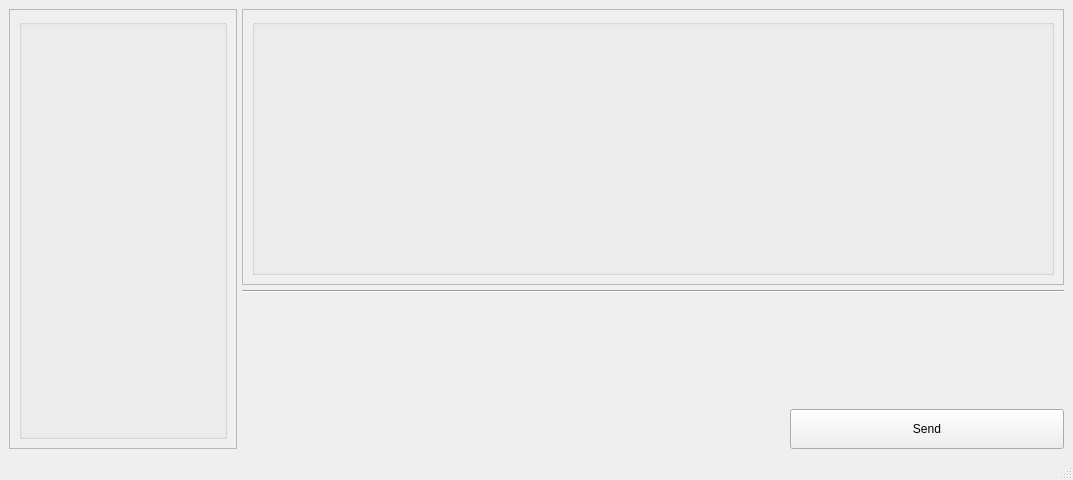
<?xml version="1.0" encoding="UTF-8"?>
<ui version="4.0">
 <class>MainWindow</class>
 <widget class="QMainWindow" name="MainWindow">
  <property name="geometry">
   <rect>
    <x>0</x>
    <y>0</y>
    <width>1073</width>
    <height>480</height>
   </rect>
  </property>
  <property name="minimumSize">
   <size>
    <width>715</width>
    <height>480</height>
   </size>
  </property>
  <property name="windowTitle">
   <string>MainWindow</string>
  </property>
  <widget class="QWidget" name="centralwidget">
   <layout class="QHBoxLayout" name="horizontalLayout_2" stretch="1,2">
    <property name="spacing">
     <number>5</number>
    </property>
    <item>
     <layout class="QVBoxLayout" name="verticalLayout">
      <item>
       <widget class="QScrollArea" name="scrollArea">
        <property name="minimumSize">
         <size>
          <width>228</width>
          <height>228</height>
         </size>
        </property>
        <property name="maximumSize">
         <size>
          <width>228</width>
          <height>10000000</height>
         </size>
        </property>
        <property name="widgetResizable">
         <bool>true</bool>
        </property>
        <widget class="QWidget" name="scrollAreaWidgetContents">
         <property name="geometry">
          <rect>
           <x>0</x>
           <y>0</y>
           <width>226</width>
           <height>409</height>
          </rect>
         </property>
         <property name="maximumSize">
          <size>
           <width>228</width>
           <height>1999999</height>
          </size>
         </property>
         <layout class="QVBoxLayout" name="verticalLayout_4">
          <item>
           <widget class="QGroupBox" name="groupBox">
            <property name="title">
             <string/>
            </property>
            <property name="flat">
             <bool>false</bool>
            </property>
            <layout class="QVBoxLayout" name="verticalLayout_3">
             <item>
              <layout class="QFormLayout" name="formLayout"/>
             </item>
            </layout>
           </widget>
          </item>
         </layout>
        </widget>
       </widget>
      </item>
     </layout>
    </item>
    <item>
     <layout class="QVBoxLayout" name="verticalLayout_2" stretch="5,0,2,1">
      <item>
       <widget class="QScrollArea" name="msg_scrollArea">
        <property name="verticalScrollBarPolicy">
         <enum>Qt::ScrollBarAsNeeded</enum>
        </property>
        <property name="horizontalScrollBarPolicy">
         <enum>Qt::ScrollBarAlwaysOff</enum>
        </property>
        <property name="widgetResizable">
         <bool>true</bool>
        </property>
        <widget class="QWidget" name="scrollAreaWidgetContents_2">
         <property name="geometry">
          <rect>
           <x>0</x>
           <y>0</y>
           <width>692</width>
           <height>233</height>
          </rect>
         </property>
         <layout class="QVBoxLayout" name="verticalLayout_6">
          <item>
           <widget class="QGroupBox" name="msg_groupBox">
            <property name="title">
             <string notr="true"/>
            </property>
            <property name="flat">
             <bool>true</bool>
            </property>
            <property name="checkable">
             <bool>false</bool>
            </property>
            <layout class="QVBoxLayout" name="verticalLayout_5" stretch="4">
             <item>
              <layout class="QVBoxLayout" name="msg_layout">
               <property name="spacing">
                <number>-1</number>
               </property>
               <property name="sizeConstraint">
                <enum>QLayout::SetMaximumSize</enum>
               </property>
               <property name="leftMargin">
                <number>0</number>
               </property>
               <property name="bottomMargin">
                <number>0</number>
               </property>
              </layout>
             </item>
            </layout>
           </widget>
          </item>
         </layout>
        </widget>
       </widget>
      </item>
      <item>
       <widget class="Line" name="line">
        <property name="orientation">
         <enum>Qt::Horizontal</enum>
        </property>
       </widget>
      </item>
      <item>
       <layout class="QHBoxLayout" name="text_layout">
        <property name="topMargin">
         <number>0</number>
        </property>
        <property name="rightMargin">
         <number>10</number>
        </property>
       </layout>
      </item>
      <item>
       <layout class="QHBoxLayout" name="horizontalLayout" stretch="4,2">
        <property name="leftMargin">
         <number>0</number>
        </property>
        <property name="topMargin">
         <number>0</number>
        </property>
        <item>
         <spacer name="horizontalSpacer">
          <property name="orientation">
           <enum>Qt::Horizontal</enum>
          </property>
          <property name="sizeHint" stdset="0">
           <size>
            <width>40</width>
            <height>20</height>
           </size>
          </property>
         </spacer>
        </item>
        <item>
         <widget class="QPushButton" name="send_btn">
          <property name="minimumSize">
           <size>
            <width>100</width>
            <height>40</height>
           </size>
          </property>
          <property name="text">
           <string>Send</string>
          </property>
         </widget>
        </item>
       </layout>
      </item>
     </layout>
    </item>
   </layout>
  </widget>
  <widget class="QMenuBar" name="menubar">
   <property name="geometry">
    <rect>
     <x>0</x>
     <y>0</y>
     <width>1073</width>
     <height>22</height>
    </rect>
   </property>
  </widget>
  <widget class="QStatusBar" name="statusbar"/>
 </widget>
 <resources/>
 <connections/>
</ui>
